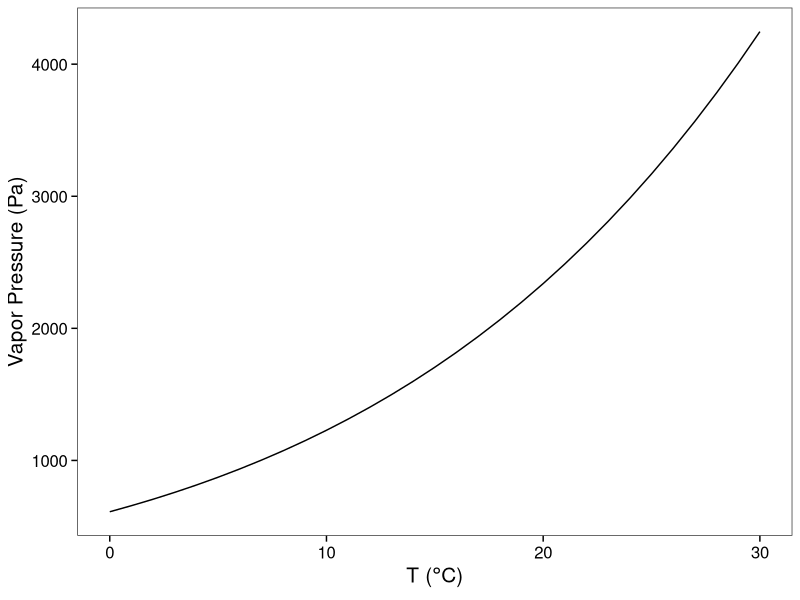
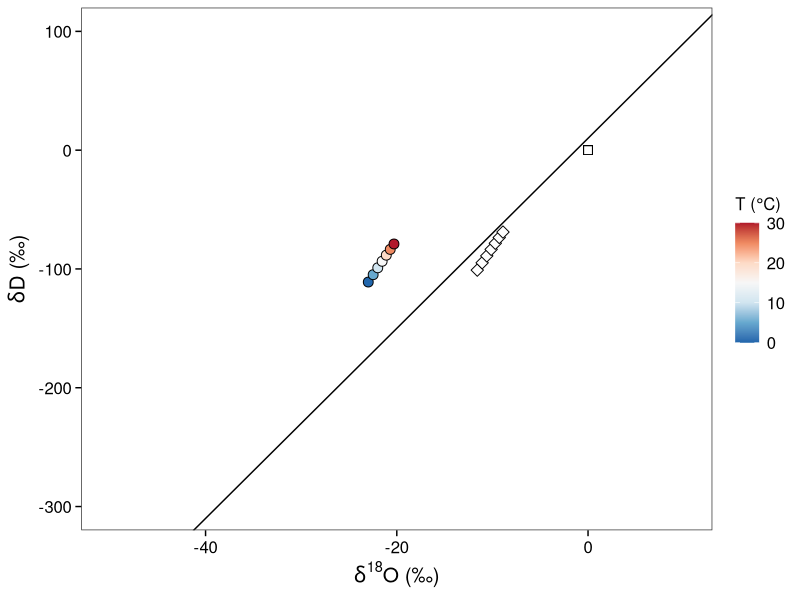
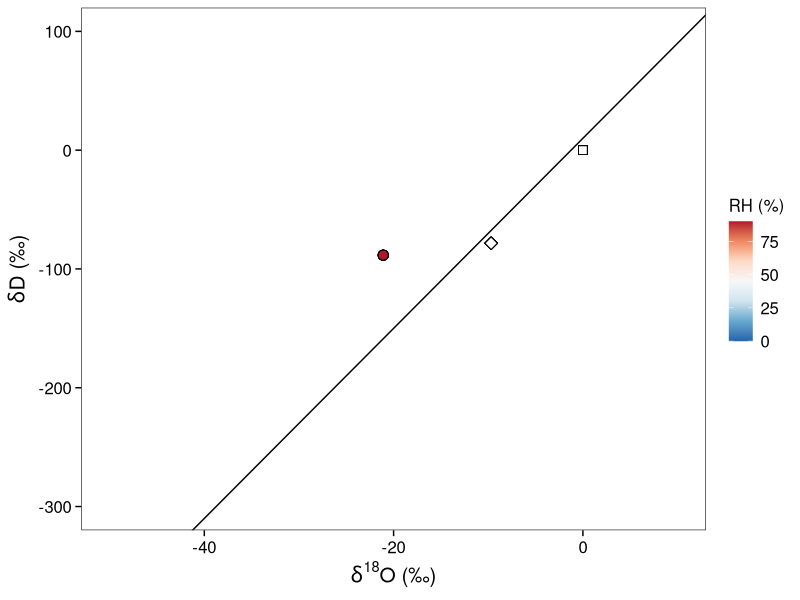
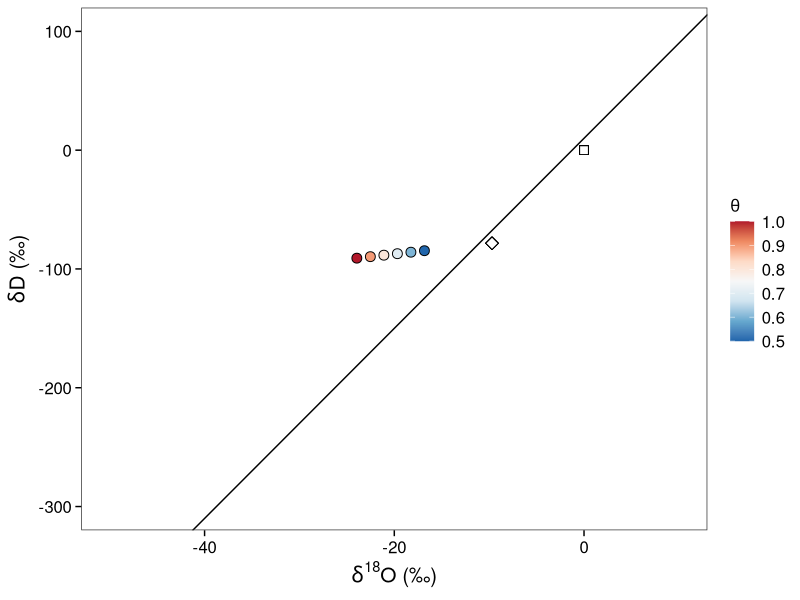
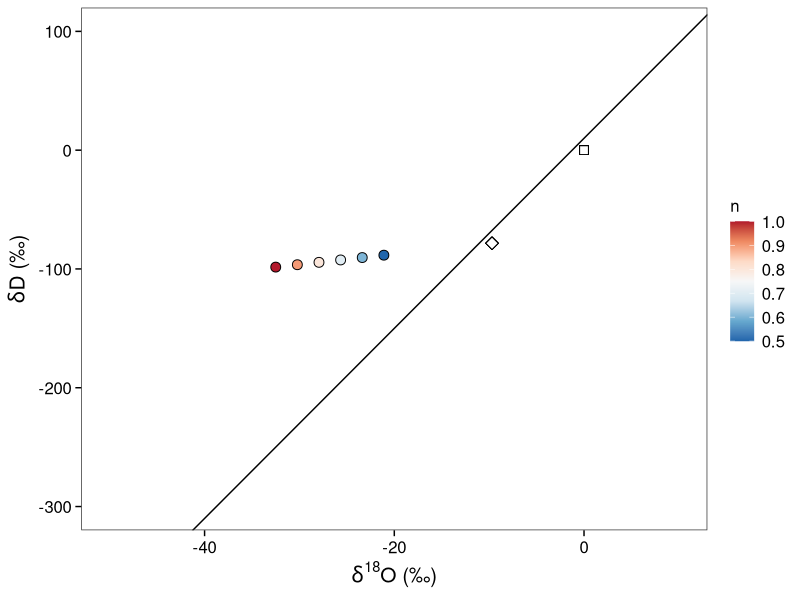
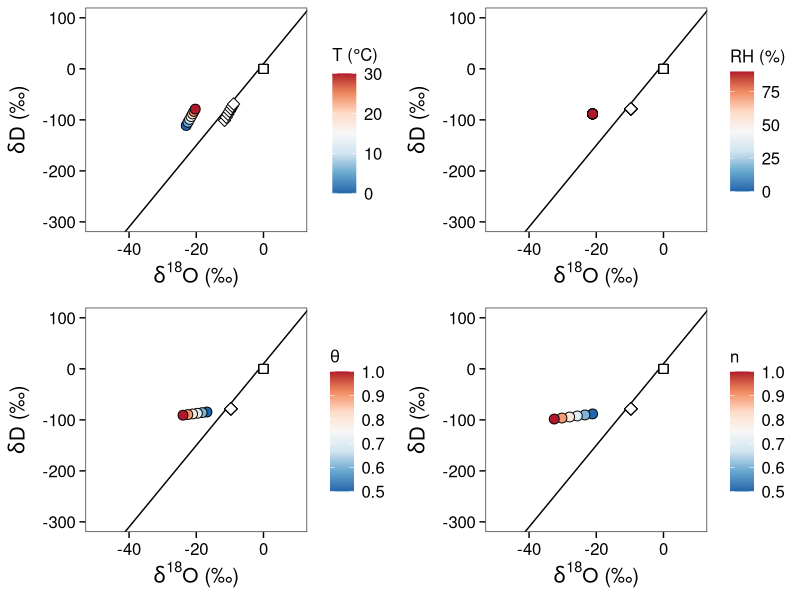
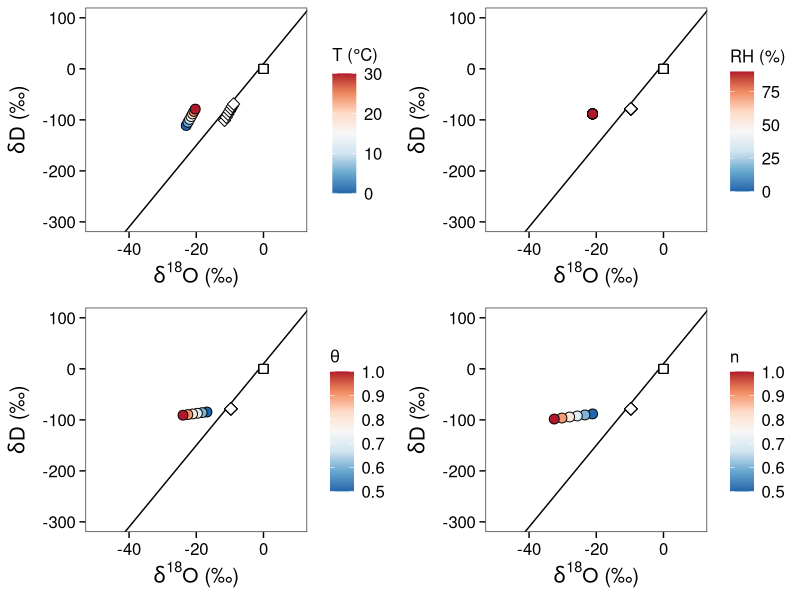

The R source for these figures, in order:
library(tidyverse)
library(ggpubr)
theme = theme(axis.text.x = element_text(margin = margin(t = 0.1, unit = "cm")),
              axis.text.y = element_text(margin = margin(r = 0.1, unit = "cm")),
              axis.ticks.length=unit(0.15, "cm"),
              axis.ticks = element_line(colour = "black"),
              text = element_text(color = "black", size = 12),
              axis.title = element_text(size = 15), 
              axis.text = element_text(color = "black", size = 12),
              plot.title = element_text(hjust = 0.1, vjust = -10),
              legend.text = element_text(size = 12),
              legend.title = element_text(size = 12),
              panel.grid.minor = element_blank(),
              panel.grid.major = element_blank())

## Saturated water vapor pressure - Tetens formula  ----
T_air = 20
E_s = (1.0007 + 3.46e-8) * (611.21 * exp(17.502 * T_air / (240.97 + T_air))) # unit: Pa

Ps = function(temp) {
  (1.0007 + 3.46e-8) * (611.21 * exp(17.502 * temp / (240.97 + temp)))
}

dat = data.frame(temp = seq(0, 30, 1), E_s = NA)
for (i in 1:nrow(dat)) {
  dat$E_s[i] = Ps(dat$temp[i])
}

ggplot(dat, aes(x = temp, y = E_s)) +
  geom_line() +
  theme_bw() + theme +
  labs(x = expression(paste("T (", degree, "C)")),
       y = "Vapor Pressure (Pa)")

## Craig - Gordon model ----
# sensitivity test
ctrl = function(){
  vars = list(
    n = 0.5,
    theta = 0.8, 
    RH = 0.7,
    temp = 20
  )
}
cg = function(vars){
  list2env(vars, environment())
  d18_s = 0
  d2_s = 0
  alpha18_v_l = 1 / exp(-2.0667 * 10^-3 - 0.4156/(temp+273.15) + (1.137*10^3)/(temp+273.15)^2) # Majoube (1971)
  alpha2_v_l = 1 / exp(52.612*10^-3 - 76.248/(temp+273.15) + (24.844*10^3)/(temp+273.15)^2) # Majoube (1971)
  d18_v = d18_s - 1e3*(1-alpha18_v_l)
  d2_v = d2_s - 1e3*(1-alpha2_v_l)
  Ck18 = 28.5 # unit: permil - Merlivat (1978)
  Ck2 = 25.1 # unit: permil - Merlivat (1978)
  eps18 = (1 - alpha18_v_l) * 10^3
  eps2 = (1 - alpha2_v_l) * 10^3
  d18_e = (d18_s - RH * d18_v - eps18 - (1 - RH) * theta * n * Ck18) / (1 - RH)
  d2_e = (d2_s - RH * d2_v - eps2 - (1 - RH) * theta * n * Ck2) / (1 - RH)
  results = data.frame("temp" = rep(temp),
                       "RH" = rep(RH),
                       "n" = rep(n),
                       "theta" = rep(theta),
                       "d18_s" = rep(d18_s), "d2_s" = rep(d2_s),
                       "d18_v" = rep(d18_v), "d2_v" = rep(d2_v),
                       "d18_e" = rep(d18_e), "d2_e" = rep(d2_e))
}

# temperature 
vars = ctrl()
vars$temp = seq(0, 30, 5)
sens.t = cg(vars)
p1 = ggplot(sens.t, aes(x = d18_e, y = d2_e, fill = temp)) +
  geom_abline(intercept = 10, slope = 8) +
  geom_point(aes(x = d18_s, y = d2_s), shape = 22, size = 3, fill = "white") +
  geom_point(aes(x = d18_v, y = d2_v), shape = 23, size = 3, fill = "white") +
  geom_point(shape = 21, size = 3) + 
  scale_fill_distiller(palette = "RdBu") +
  theme_bw() + theme +
  scale_y_continuous(limits = c(-300, 100)) +
  scale_x_continuous(limits = c(-50, 10)) +
  labs(x = expression(delta^"18"*"O (\u2030)"),
       y = expression(delta*"D (\u2030)"),
       fill = expression(paste("T (", degree, "C)")))
p1
# humidity
vars = ctrl()
vars$RH = seq(0, 0.9, 0.1)
sens.h = cg(vars)
p2 = ggplot(sens.h, aes(x = d18_e, y = d2_e, fill = RH*100)) +
  geom_abline(intercept = 10, slope = 8) +
  geom_point(aes(x = d18_s, y = d2_s), shape = 22, size = 3, fill = "white") +
  geom_point(aes(x = d18_v, y = d2_v), shape = 23, size = 3, fill = "white") +
  geom_point(shape = 21, size = 3) + 
  scale_fill_distiller(palette = "RdBu") +
  theme_bw() + theme +
  scale_y_continuous(limits = c(-300, 100)) +
  scale_x_continuous(limits = c(-50, 10)) +
  labs(x = expression(delta^"18"*"O (\u2030)"),
       y = expression(delta*"D (\u2030)"),
       fill = "RH (%)")
p2
# theta (rm/r) 
# 1 for a small water body whose evaporation flux does not perturb the ambient moisture significantly
vars = ctrl()
vars$theta = seq(0.5, 1, 0.1)
sens.th = cg(vars)
p3 = ggplot(sens.th, aes(x = d18_e, y = d2_e, fill = theta)) +
  geom_abline(intercept = 10, slope = 8) +
  geom_point(aes(x = d18_s, y = d2_s), shape = 22, size = 3, fill = "white") +
  geom_point(aes(x = d18_v, y = d2_v), shape = 23, size = 3, fill = "white") +
  geom_point(shape = 21, size = 3) + 
  scale_fill_distiller(palette = "RdBu") +
  theme_bw() + theme +
  scale_y_continuous(limits = c(-300, 100)) +
  scale_x_continuous(limits = c(-50, 10)) +
  labs(x = expression(delta^"18"*"O (\u2030)"),
       y = expression(delta*"D (\u2030)"),
       fill = expression(theta)) 
p3
# n
# 1 for stagnant, 0.5 for fully turbulent wind conditions
vars = ctrl()
vars$n = seq(0.5, 1, 0.1)
sens.n = cg(vars)
p4 = ggplot(sens.n, aes(x = d18_e, y = d2_e, fill = n)) +
  geom_abline(intercept = 10, slope = 8) +
  geom_point(aes(x = d18_s, y = d2_s), shape = 22, size = 3, fill = "white") +
  geom_point(aes(x = d18_v, y = d2_v), shape = 23, size = 3, fill = "white") +
  geom_point(shape = 21, size = 3) + 
  scale_fill_distiller(palette = "RdBu") +
  theme_bw() + theme +
  scale_y_continuous(limits = c(-300, 100)) +
  scale_x_continuous(limits = c(-50, 10)) +
  labs(x = expression(delta^"18"*"O (\u2030)"),
       y = expression(delta*"D (\u2030)"),
       fill = "n") 
p4
ggarrange(p1, p2, p3, p4, nrow = 2, ncol = 2, align = "hv")
ggsave("figures/craig_gordon_sens.jpg", width = 7.6, height = 6)






